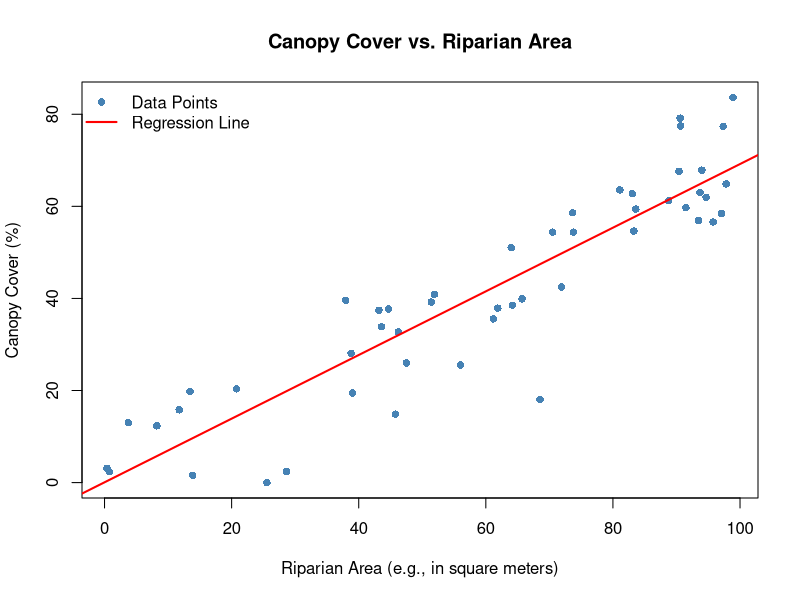

Write the R code that produced this figure.
# 1. Generate sample data
# This step is just to make the example reproducible.
# In your actual use case, you would load your own data frame.
set.seed(42) # for reproducibility
n_points <- 50

# Create a data frame with two variables: riparian_area and canopy_cover
# We'll assume a positive correlation for this example.
dat <- data.frame(
  riparian_area = runif(n_points, min = 0, max = 100) # predictor variable (x)
)
dat$canopy_cover <- dat$riparian_area * 0.7 + rnorm(n_points, mean = 0, sd = 10) # outcome variable (y)

# Ensure canopy cover is within a realistic range (e.g., 0 to 100)
dat$canopy_cover <- pmax(0, pmin(100, dat$canopy_cover))


# 2. Create the linear model
# The lm() function fits a linear model. The formula 'y ~ x' means y is modeled by x.
model <- lm(canopy_cover ~ riparian_area, data = dat)


# 3. Generate the plot
plot(
  x = dat$riparian_area,
  y = dat$canopy_cover,
  main = "Canopy Cover vs. Riparian Area",
  xlab = "Riparian Area (e.g., in square meters)",
  ylab = "Canopy Cover (%)",
  pch = 16, # Use solid circles for points
  col = "steelblue"
)

# 4. Add the regression line to the existing plot
# The abline() function can take a model object and draw the corresponding line.
abline(model, col = "red", lwd = 2)

# 5. (Optional) Add a legend to the plot
legend("topleft", 
       legend = c("Data Points", "Regression Line"), 
       col = c("steelblue", "red"), 
       pch = c(16, NA), # Point character for the data points
       lty = c(NA, 1),    # Line type for the regression line
       lwd = c(NA, 2),    # Line width for the regression line
       bty = "n"          # No box around legend
)